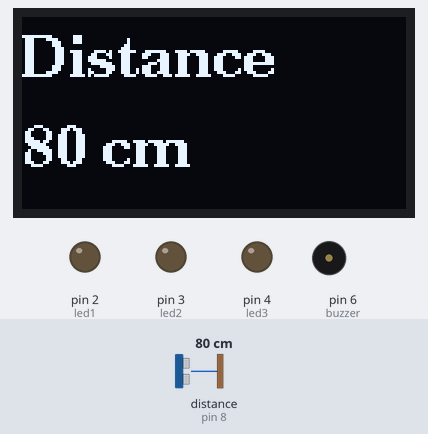
Bench run of a sketch on a simulated Arduino Uno, built with avr-gcc and run on an emulated ATmega328P. On the bench: 128×64 one-colour display, output pins drawn as LEDs (lit = HIGH), buzzer (waves = sounding). Wiring (inferred from the names in the program): ultrasonic range finder: trigger pin 7; echo pin 8. The test bench sets the inputs (shaded band); at power-on: distance to the obstacle (sensor on pin 8) 80 cm. The echo pulse lasts 58.3 µs per cm; pins used as bus, display or sensor lines are not drawn; what the sketch prints to the serial monitor is not drawn.

Above: at 1.2 s.
1.3 s: distance to the obstacle (sensor on pin 8) set to 23 cm
At 2.6 s:
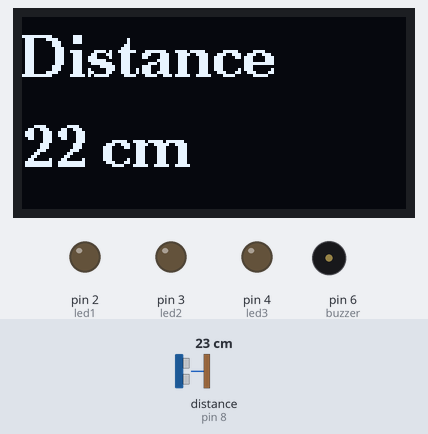
2.9 s: distance to the obstacle (sensor on pin 8) set to 19 cm
At 3.49 s:
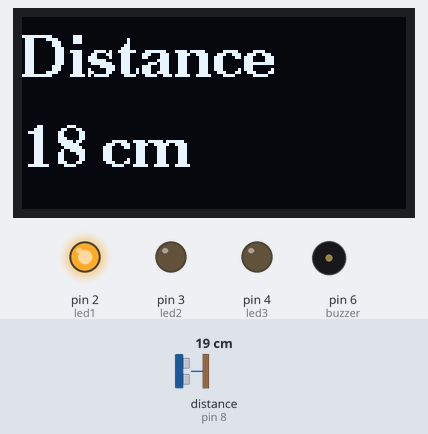
5.5 s: distance to the obstacle (sensor on pin 8) set to 12 cm
At 5.98 s:
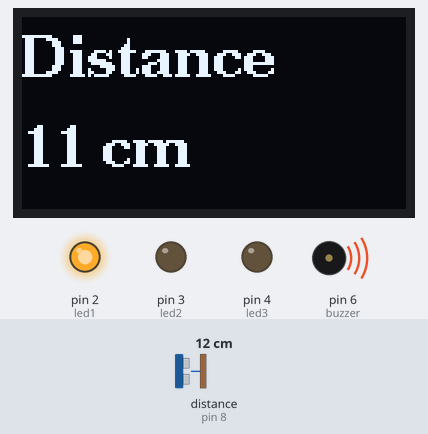
7.3 s: distance to the obstacle (sensor on pin 8) set to 9 cm
At 8.15 s:
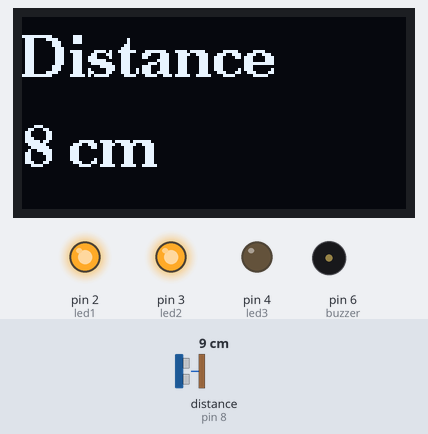
9.8 s: distance to the obstacle (sensor on pin 8) set to 7 cm
At 10.14 s:
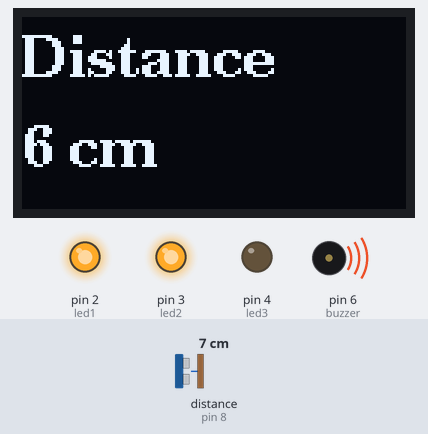
11.5 s: distance to the obstacle (sensor on pin 8) set to 4 cm
At 11.73 s:
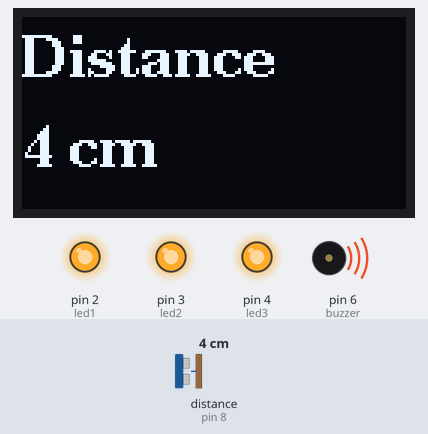
Timing chart, 0 to 14.5 s (numbered marks = the images above; inputs shaded):
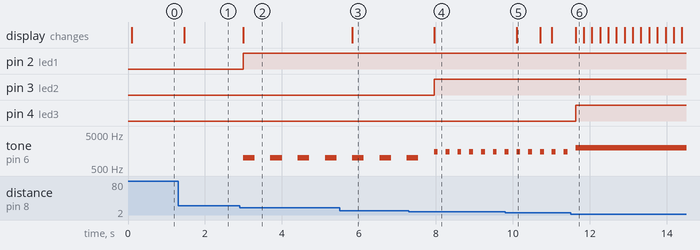

The sketch:

code.ino
```cpp
#include <Wire.h>
#include <U8g2lib.h>

U8G2_SH1106_128X64_NONAME_F_HW_I2C display(U8G2_R0, U8X8_PIN_NONE);

const int trigpin = 7;
const int echopin = 8;

const int led1 = 2;
const int led2 = 3;
const int led3 = 4;
const int buzzer = 6;

long lastCm = 100;

void setup() {
  Serial.begin(9600);

  pinMode(trigpin, OUTPUT);
  pinMode(echopin, INPUT);

  pinMode(led1, OUTPUT);
  pinMode(led2, OUTPUT);
  pinMode(led3, OUTPUT);
  pinMode(buzzer, OUTPUT);

  display.begin();
}

void loop() {
  long duration, cm;

  digitalWrite(trigpin, LOW);
  delayMicroseconds(2);
  digitalWrite(trigpin, HIGH);
  delayMicroseconds(10);
  digitalWrite(trigpin, LOW);

  duration = pulseIn(echopin, HIGH, 30000);
  cm = microsecondsToCentimeters(duration);

  Serial.print("Distance: ");
  Serial.print(cm);
  Serial.println(" cm");

  display.clearBuffer();
  display.setFont(u8g2_font_ncenB14_tr);

  display.setCursor(0, 20);
  display.print("Distance");

  display.setCursor(0, 50);
  display.print(cm);
  display.print(" cm");

  display.sendBuffer();

  digitalWrite(led1, LOW);
  digitalWrite(led2, LOW);
  digitalWrite(led3, LOW);
  noTone(buzzer);

  if (cm < 5 && lastCm <= 7) {
    digitalWrite(led1, HIGH);
    digitalWrite(led2, HIGH);
    digitalWrite(led3, HIGH);
    tone(buzzer, 2000);
  }
  else if (cm < 10 && lastCm <= 12) {
    digitalWrite(led1, HIGH);
    digitalWrite(led2, HIGH);

    tone(buzzer, 1500);
    delay(100);
    noTone(buzzer);
    delay(100);
  }
  else if (cm < 20 && lastCm <= 22) {
    digitalWrite(led1, HIGH);

    tone(buzzer, 1000);
    delay(300);
    noTone(buzzer);
    delay(300);
  }

  lastCm = cm;
  delay(50);
}

long microsecondsToCentimeters(long microseconds) {
  if (microseconds == 0) return 999;
  return microseconds / 29 / 2;
}
```

Measured:
- the behaviour switches between 21 and 20 cm on distance to the obstacle (sensor on pin 8) (found by bisection; images 1 and 2)
- the behaviour switches between 11 and 10 cm on distance to the obstacle (sensor on pin 8) (found by bisection; images 3 and 4)
- the behaviour switches between 6 and 5 cm on distance to the obstacle (sensor on pin 8) (found by bisection; images 5 and 6)
- after the input at 1.3 s, the display: changes after 0.16 s (image 1)
- after the input at 2.9 s, pin 2 (led1): LOW → HIGH after 0.09 s; tone on pin 6 (buzzer): alternates 1000 Hz for 0.30 s and silent for 0.41 s, starting after 0.09 s; the display: changes after 0.09 s (image 2)
- after the input at 5.5 s, the display: changes after 0.33 s (image 3)
- after the input at 7.3 s, pin 3 (led2): LOW → HIGH after 0.65 s; the display: changes after 0.65 s (image 4)
- after the input at 9.8 s, the display: changes after 0.30 s (image 5)
- after the input at 11.5 s, pin 4 (led3): LOW → HIGH after 0.13 s; the display: changes after 0.13 s (image 6)
